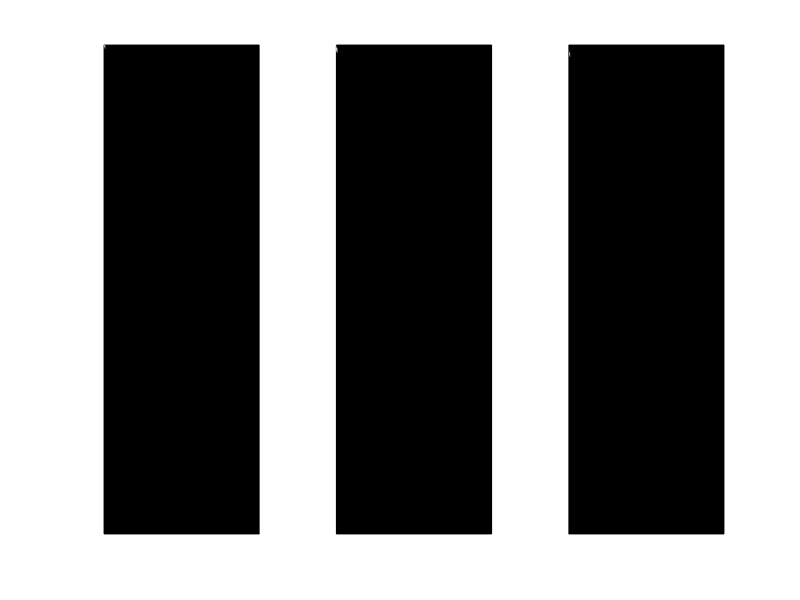

This figure's MATLAB source: (Note: this script raises an error after producing the figure.)
myFolder = '/Users/joseph/Documents/MATLAB/CroppedYale';
myFolder2 = '/Users/joseph/Documents/MATLAB/yalefaces_uncropped/yalefaces';

filePattern = fullfile(myFolder, '**/*.pgm');
theFiles = dir(filePattern);

filePattern2 = fullfile(myFolder2, 'subject*');
theFiles2 = dir(filePattern2);

%creating matrix A where columns are the reshaped cropped images
A = zeros(120*80, length(theFiles));

for k = 1 : length(theFiles)
    baseFileName = theFiles(k).name;
    fullFileName = fullfile(theFiles(k).folder, baseFileName);
    A(:,k) = reshape(imresize(double(imread(fullFileName)), [120 80]), 120*80, 1);
end

%SVD analysis
[U, S, V] = svd(A);

figure(1)
subplot(1,3,1), face1 = reshape(U(:,1), 120,80); pcolor(flipud(face1)), shading interp, colormap(gray), set(gca, 'Xtick', [], 'Ytick', [])
subplot(1,3,2), face1 = reshape(U(:,2), 120,80); pcolor(flipud(face1)), shading interp, colormap(gray), set(gca, 'Xtick', [], 'Ytick', [])
subplot(1,3,3), face1 = reshape(U(:,3), 120,80); pcolor(flipud(face1)), shading interp, colormap(gray), set(gca, 'Xtick', [], 'Ytick', [])

%calcularing how many nonzero singular values A has.
rank = 0;
for i = 1 : 2414
    if S(i,i) ~= 0
        rank = rank + 1;
    end
end

rank

%reconstructing faces using 20, 50, and 100 eigenfaces, respectively. 
proj1 = A(:,1)' * U(:,1:20);
recon1 = U(:,1:20) * proj1'; rec1 = reshape(recon1, 120, 80);
figure(2)
subplot(1,1,1), pcolor(flipud(rec1)), shading interp, colormap(gray), set(gca, 'Xtick', [], 'Ytick', []);

proj1 = A(:,1)' * U(:,1:50);
recon1 = U(:,1:50) * proj1'; rec1 = reshape(recon1, 120, 80);
figure(3)
subplot(1,1,1), pcolor(flipud(rec1)), shading interp, colormap(gray), set(gca, 'Xtick', [], 'Ytick', []);

proj1 = A(:,1)' * U(:,1:100);
recon1 = U(:,1:100) * proj1'; rec1 = reshape(recon1, 120, 80);
figure(4)
subplot(1,1,1), pcolor(flipud(rec1)), shading interp, colormap(gray), set(gca, 'Xtick', [], 'Ytick', []);


%repeat process with uncropped images
B = zeros(120*80, length(theFiles2));

for k = 1 : length(theFiles2)
    baseFileName = theFiles2(k).name;
    fullFileName = fullfile(theFiles2(k).folder, baseFileName);
    B(:,k) = reshape(imresize(double(imread(fullFileName)), [120 80]), 120*80, 1);
end

[U2, S2, V2] = svd(B);

%reconstructing an uncropped face (first column of image matrix) using 20, 50, and 100 eigenfaces, respectively. 
proj1 = B(:,1)' * U2(:,1:20);
recon1 = U2(:,1:20) * proj1'; rec1 = reshape(recon1, 120, 80);
figure(5)
subplot(1,1,1), pcolor(flipud(rec1)), shading interp, colormap(gray), set(gca, 'Xtick', [], 'Ytick', []);

proj1 = B(:,1)' * U2(:,1:50);
recon1 = U2(:,1:50) * proj1'; rec1 = reshape(recon1, 120, 80);
figure(6)
subplot(1,1,1), pcolor(flipud(rec1)), shading interp, colormap(gray), set(gca, 'Xtick', [], 'Ytick', []);

proj1 = B(:,1)' * U2(:,1:100);
recon1 = U2(:,1:100) * proj1'; rec1 = reshape(recon1, 120, 80);
figure(7)
subplot(1,1,1), pcolor(flipud(rec1)), shading interp, colormap(gray), set(gca, 'Xtick', [], 'Ytick', []);

proj1 = B(:,1)' * U2(:,1:165);
recon1 = U2(:,1:165) * proj1'; rec1 = reshape(recon1, 120, 80);
figure(8)
subplot(1,1,1), pcolor(flipud(rec1)), shading interp, colormap(gray), set(gca, 'Xtick', [], 'Ytick', []);

%plotting the singular values of cropped and uncropped matrices in order to
%compare
x = zeros([1 165]);
y = zeros([1 165]);
for k = 1 : 165
    x(k) = k;
    y(k) = S(k,k);
end

figure(9)
bar(x,y)

x = zeros([1 165]);
y = zeros([1 65]);
for k = 1 : 165
    x(k) = k;
    y(k) = S2(k,k);
end

figure(10)
bar(x,y)